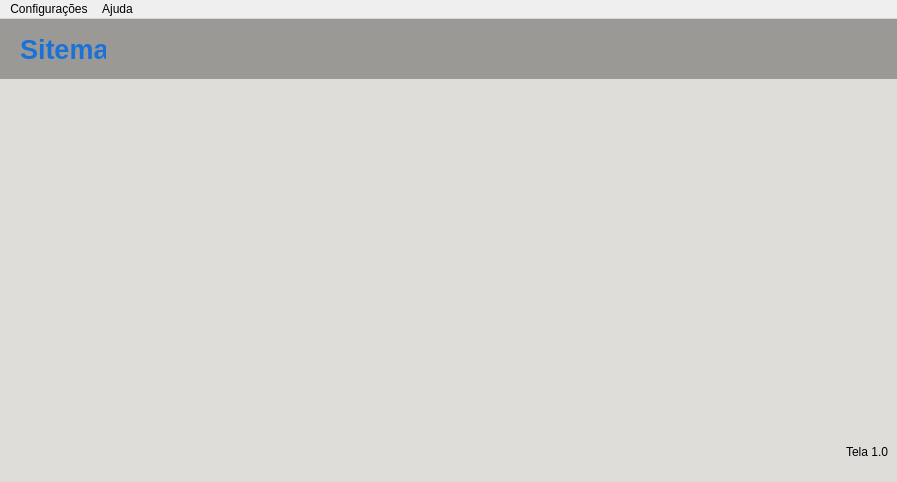
<?xml version="1.0" encoding="UTF-8"?>
<ui version="4.0">
 <class>MainForm</class>
 <widget class="QMainWindow" name="MainForm">
  <property name="geometry">
   <rect>
    <x>0</x>
    <y>0</y>
    <width>897</width>
    <height>482</height>
   </rect>
  </property>
  <property name="windowTitle">
   <string>Sitema 1.0</string>
  </property>
  <property name="styleSheet">
   <string notr="true">QLineEdit {
    border-radius: 5px;
    padding: 3px;
    background-color: rgb(30, 30, 30);
    color: rgb(255, 255, 255);
}

QPushButton {
    background-color: rgb(36, 31, 49);
    background-color: rgb(153, 193, 241);
    border-radius: 5px;
    border: 2px solid rgb(28, 113, 216);
}

QLineEdit:hover {
    border: 2px solid rgb(55, 55, 55);
}

QLineEdit:focus {
    border: 2px solid rgb(28, 113, 216);
    color: rgb(200, 200, 200);
}

#container {
    background-color: rgb(222, 221, 218);
}

</string>
  </property>
  <widget class="QWidget" name="container">
   <property name="styleSheet">
    <string notr="true"/>
   </property>
   <layout class="QVBoxLayout" name="verticalLayout">
    <property name="spacing">
     <number>0</number>
    </property>
    <property name="leftMargin">
     <number>0</number>
    </property>
    <property name="topMargin">
     <number>0</number>
    </property>
    <property name="rightMargin">
     <number>0</number>
    </property>
    <property name="bottomMargin">
     <number>0</number>
    </property>
    <item>
     <widget class="QFrame" name="header">
      <property name="minimumSize">
       <size>
        <width>0</width>
        <height>60</height>
       </size>
      </property>
      <property name="maximumSize">
       <size>
        <width>16777215</width>
        <height>60</height>
       </size>
      </property>
      <property name="styleSheet">
       <string notr="true">background-color: rgb(154, 153, 150);</string>
      </property>
      <property name="frameShape">
       <enum>QFrame::NoFrame</enum>
      </property>
      <property name="frameShadow">
       <enum>QFrame::Raised</enum>
      </property>
      <widget class="QLabel" name="label_capiton">
       <property name="geometry">
        <rect>
         <x>20</x>
         <y>14</y>
         <width>86</width>
         <height>33</height>
        </rect>
       </property>
       <property name="font">
        <font>
         <pointsize>20</pointsize>
         <bold>true</bold>
        </font>
       </property>
       <property name="styleSheet">
        <string notr="true">color: rgb(28, 113, 216);</string>
       </property>
       <property name="text">
        <string>Sitema</string>
       </property>
      </widget>
     </widget>
    </item>
    <item>
     <widget class="QFrame" name="client">
      <property name="frameShape">
       <enum>QFrame::NoFrame</enum>
      </property>
      <property name="frameShadow">
       <enum>QFrame::Raised</enum>
      </property>
     </widget>
    </item>
    <item>
     <widget class="QFrame" name="footer">
      <property name="minimumSize">
       <size>
        <width>0</width>
        <height>60</height>
       </size>
      </property>
      <property name="maximumSize">
       <size>
        <width>16777215</width>
        <height>60</height>
       </size>
      </property>
      <property name="frameShape">
       <enum>QFrame::NoFrame</enum>
      </property>
      <property name="frameShadow">
       <enum>QFrame::Raised</enum>
      </property>
      <layout class="QHBoxLayout" name="horizontalLayout_2">
       <item>
        <widget class="QLabel" name="label_version">
         <property name="text">
          <string>Tela 1.0</string>
         </property>
         <property name="alignment">
          <set>Qt::AlignRight|Qt::AlignTrailing|Qt::AlignVCenter</set>
         </property>
        </widget>
       </item>
      </layout>
     </widget>
    </item>
   </layout>
  </widget>
  <widget class="QMenuBar" name="menubar">
   <property name="geometry">
    <rect>
     <x>0</x>
     <y>0</y>
     <width>897</width>
     <height>21</height>
    </rect>
   </property>
   <widget class="QMenu" name="menu_settings">
    <property name="title">
     <string>Configurações</string>
    </property>
   </widget>
   <widget class="QMenu" name="menu_helps">
    <property name="title">
     <string>Ajuda</string>
    </property>
   </widget>
   <addaction name="menu_settings"/>
   <addaction name="menu_helps"/>
  </widget>
 </widget>
 <resources/>
 <connections/>
</ui>
